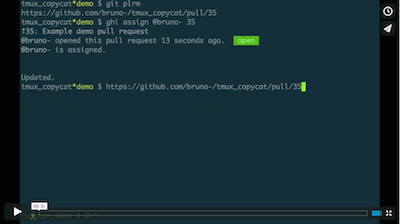
#> input picture video/screencast_img.png, 400 x 224 px
$ python image2ascii.py video/screencast_img.png
#> lines starting #> are read from the running program, lines starting #| are printed output that depends on the picture
#> in handle_image_conversion, image is the input picture: PIL image 400x224 RGBA; mean R, G, B, A 23, 46.6, 54.8, 255
#!/usr/bin/env python3
"""image2ascii.py:

Originally from:

https://www.hackerearth.com/practice/notes/beautiful-python-a-simple-ascii-art-generator-from-images/

# Dependencies

    pip3 install pillow --user

"""

__author__           = "Dilawar Singh"
__copyright__        = "Copyright 2017-, Dilawar Singh"
__version__          = "1.0.0"
__maintainer__       = "Dilawar Singh"
__email__            = "dilawars@ncbs.res.in"
__status__           = "Development"


try:
    from PIL import Image
except ImportError as e:
    print('Install PIL using pip')
    print('$ python3 -m pip install pillow')
    print('  and try again')
    quit(1)

ASCII_CHARS = [ '#', '?', '%', '.', 'S', '+', '.', '*', ':', ',', '@']

def scale_image(image, new_width=100):
    """Resizes an image preserving the aspect ratio.
    """
#> called with new_width = 100
    (original_width, original_height) = image.size
#> original_width = 400; original_height = 224
    aspect_ratio = original_height/float(original_width)
#> aspect_ratio = 0.56
    new_height = int(aspect_ratio * new_width)
#> new_height = 56

    new_image = image.resize((new_width, new_height))
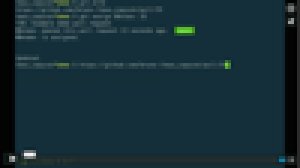
#> new_image: PIL image 100x56 RGBA (shown 3 times larger); mean R, G, B, A 22.9, 46.5, 54.7, 255
    return new_image

def convert_to_grayscale(image):
    return image.convert('L')
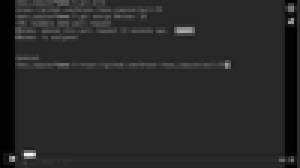
#> returned value: PIL image 100x56 L (shown 3 times larger); min 0, max 245, mean 40.3

def map_pixels_to_ascii_chars(image, range_width=25):
    """Maps each pixel to an ascii char based on the range
    in which it lies.

    0-255 is divided into 11 ranges of 25 pixels each.
    """
#> called with range_width = 25

    pixels_in_image = list(image.getdata())
#> pixels_in_image = 5600 values, max 245 at index 5110, min 0 at index 5098, mean 40.26
    pixels_to_chars = [ASCII_CHARS[pixel_value//range_width] for pixel_value in
            pixels_in_image]
#> pixels_to_chars = 5600 items, first 6: '#', '#', '#', '#', '#', '%'

    return "".join(pixels_to_chars)

def convert_image_to_ascii(image, new_width=100):
    image = scale_image(image)
    image = convert_to_grayscale(image)

    pixels_to_chars = map_pixels_to_ascii_chars(image)
    len_pixels_to_chars = len(pixels_to_chars)
#> len_pixels_to_chars = 5600

    image_ascii = [pixels_to_chars[index: index + new_width] for index in
            range(0, len_pixels_to_chars, new_width)]
#> image_ascii = 56 items

    return "\n".join(image_ascii)

def handle_image_conversion(image_filepath):
    image = None
    try:
        image = Image.open(image_filepath)
    except Exception as e:
        print( f"Unable to open image file {image_filepath}.")
        print(e)
        return

    image_ascii = convert_image_to_ascii(image)
    print(image_ascii)
#> (printed output is left out)

if __name__=='__main__':
    import sys
    image_file_path = sys.argv[1]
    handle_image_conversion(image_file_path)
